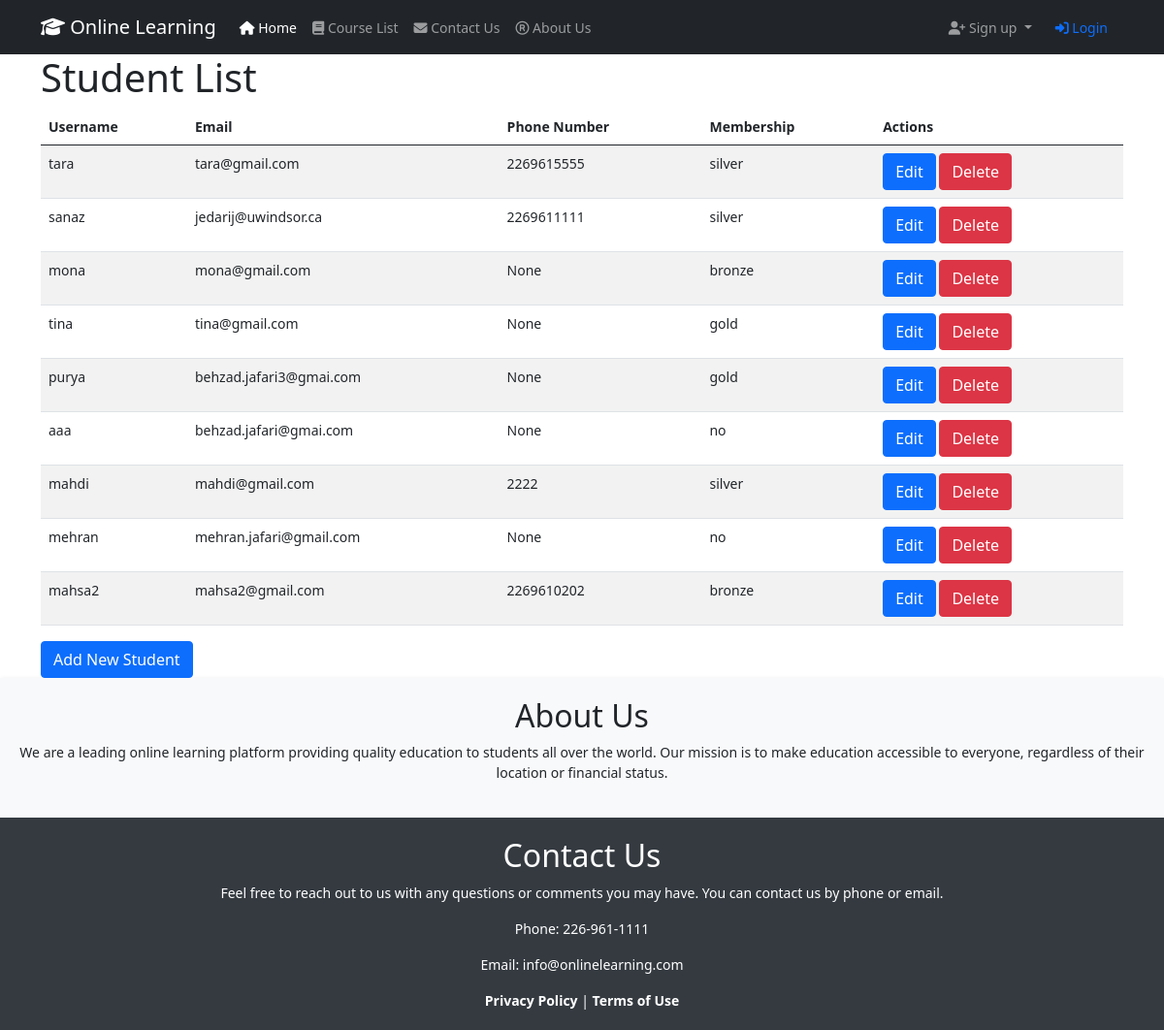
The page /students/ on the database its author committed.
### WhiteboardApp/models.py (models this page shows, shortened)
class Student(models.Model):
    user = models.OneToOneField(User, on_delete=models.CASCADE, related_name='student')
    profile_picture = models.ImageField(upload_to='profile_pictures/', null=True, blank=True)
    bio = models.TextField(blank=True)
    date_of_birth = models.DateField(null=True, blank=True)
    address = models.CharField(max_length=255, blank=True)
    website = models.URLField(blank=True)
    phone_number = models.CharField(max_length=15, null=True, blank=True)
    courses_enrolled = models.ManyToManyField(Course, through='Enrollment')
    membership = models.ForeignKey(Membership, on_delete=models.SET_NULL, null=True, default=0)
    additional_data = models.JSONField(blank=True, null=True)
    class Meta:
        db_table = 'WhiteboardApp_student'
        verbose_name = 'student'
        verbose_name_plural = 'students'

class Membership(models.Model):
    MEMBERSHIP_CHOICES = (
        ('no', 'No-Membership'),
        ('gold', 'Gold'),
        ('silver', 'Silver'),
        ('bronze', 'Bronze'),
    )
    name = models.CharField(max_length=100, choices=MEMBERSHIP_CHOICES)
    description = models.TextField()
    price = models.DecimalField(max_digits=8, decimal_places=2)
    benefits = models.TextField()

### WhiteboardApp/views.py (the view)
# urls.py: path('students/', views.student_list, name='student-list'),
def student_list(request):
    students = Student.objects.all()
    return render(request, 'StudentTemplates/student_list.html', {'students': students})

### templates/StudentTemplates/student_list.html (shortened to what this page needs)
{% extends 'base.html' %}
{% block content %}
  <h1>Student List</h1>
      <table class="table table-striped table-hover">
    <thead>
      <tr>
        <th>Username</th>
        <th>Email</th>
        <th>Phone Number</th>
        <th>Membership</th>
        <th>Actions</th>
      </tr>
    </thead>
    <tbody>
      {% for student in students %}
      <tr>
        <td>{{ student.user.username}}</td>
        <td>{{ student.user.email }}</td>
        <td>{{ student.phone_number }}</td>
        <td>{{ student.membership.name }}</td>
        <td>
            <a href="{% url 'WhiteboardApp:student-update' student.pk %}" class="btn btn-primary">Edit</a>
            <a href="{% url 'WhiteboardApp:student-update' student.pk %}" class="btn btn-danger">Delete</a>
        </td>
      </tr>
      {% endfor %}
    </tbody>
  </table>
  <a href="{% url 'WhiteboardApp:student-create' %}" class="btn btn-primary">Add New Student</a>
{% endblock %}

### static/css/base.css (style rules this page uses)
body { font-size: 14px; }

### rows shown on the page
Student: user.username "tara", user.email "tara@gmail.com", phone_number "2269615555", membership.name "silver"
Student: user.username "sanaz", user.email "jedarij@uwindsor.ca", phone_number "2269611111", membership.name "silver"
Student: user.username "mona", user.email "mona@gmail.com", phone_number "None", membership.name "bronze"
Student: user.username "tina", user.email "tina@gmail.com", phone_number "None", membership.name "gold"
Student: user.username "purya", user.email "behzad.jafari3@gmai.com", phone_number "None", membership.name "gold"
Student: user.username "aaa", user.email "behzad.jafari@gmai.com", phone_number "None", membership.name "no"
Student: user.username "mahdi", user.email "mahdi@gmail.com", phone_number "2222", membership.name "silver"
Student: user.username "mehran", user.email "mehran.jafari@gmail.com", phone_number "None", membership.name "no"
Student: user.username "mahsa2", user.email "mahsa2@gmail.com", phone_number "2269610202", membership.name "bronze"
